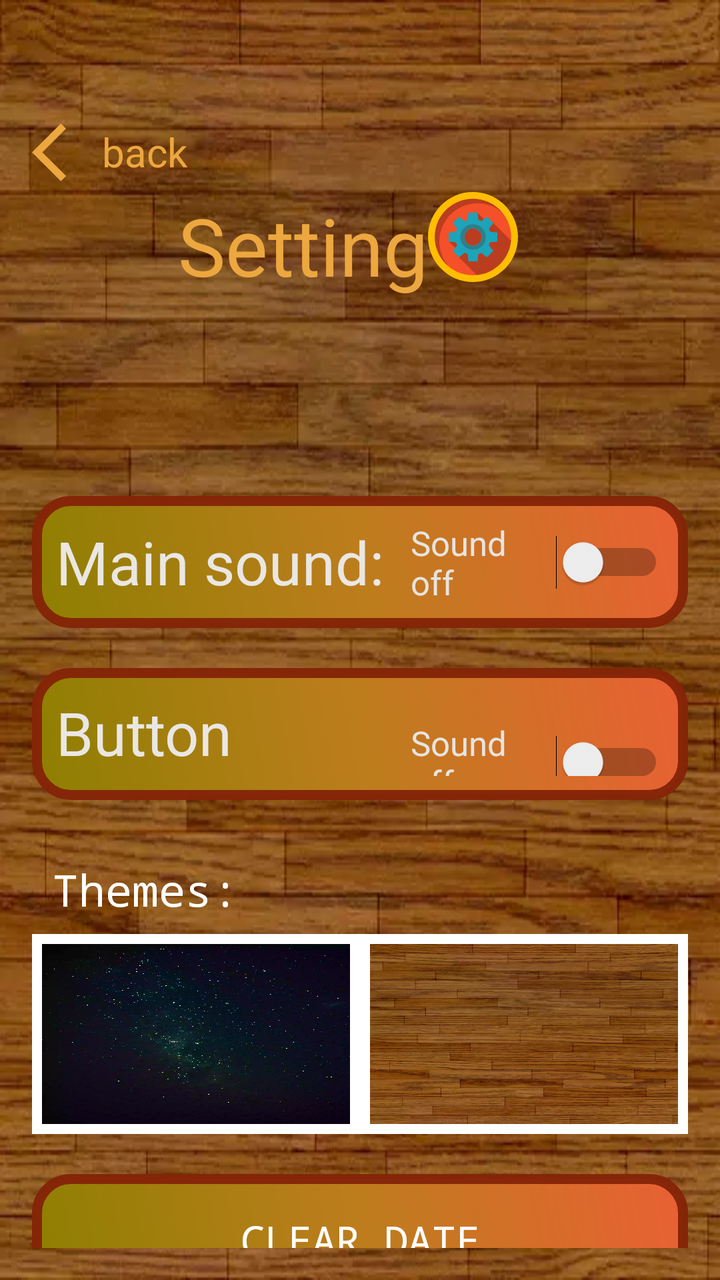
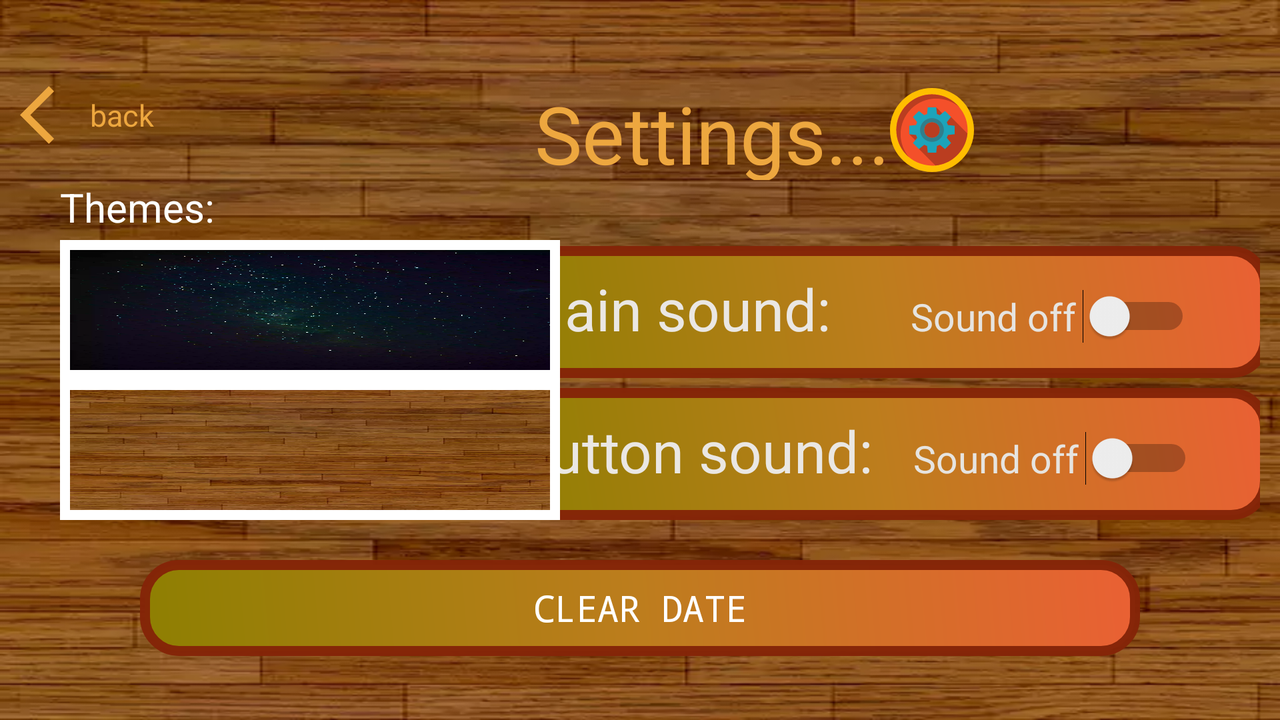

The same Android screen from two of the app's own layout files: first res/layout/ as a phone draws it, then the author's variant for another configuration, drawn on a device whose configuration selects that folder. Both files follow.
<!-- AndroidManifest.xml: application theme Theme.Lesson5.NoActionBarAndStatusBar -->
<!-- res/layout/activity_setting.xml -->
<?xml version="1.0" encoding="utf-8"?>
<FrameLayout xmlns:android="http://schemas.android.com/apk/res/android"
    xmlns:tools="http://schemas.android.com/tools"
    android:id="@+id/contest"
    android:layout_width="match_parent"
    android:layout_height="match_parent"
    android:background="@drawable/wood"
    tools:context=".ui.SettingActivity">

    <LinearLayout
        android:layout_width="match_parent"
        android:layout_height="match_parent"
        android:layout_marginTop="20dp"
        android:orientation="vertical"
        android:padding="16dp">

        <LinearLayout
            android:id="@+id/back_btn"
            android:layout_width="wrap_content"
            android:layout_height="wrap_content"
            android:layout_marginTop="20dp"
            android:onClick="onClickBack">

            <ImageView
                android:layout_width="35dp"
                android:layout_height="40dp"
                android:layout_gravity="center"
                android:src="@drawable/ic_back" />

            <TextView
                android:layout_width="wrap_content"
                android:layout_height="wrap_content"
                android:layout_gravity="center"
                android:text="back"
                android:textColor="#EDA73F"
                android:textSize="20sp" />
        </LinearLayout>

        <LinearLayout
            android:layout_width="match_parent"
            android:layout_height="52dp"
            android:layout_gravity="center"
            android:orientation="horizontal"
            android:weightSum="5">

            <TextView
                android:layout_width="0dp"
                android:layout_height="match_parent"
                android:layout_weight="1" />

            <TextView
                android:layout_width="0dp"
                android:layout_height="match_parent"
                android:layout_weight="2.5"
                android:gravity="end"
                android:text="Settings..."
                android:textColor="#EDA73F"
                android:textSize="40sp" />

            <ImageView
                android:layout_width="45dp"
                android:layout_height="45dp"
                android:gravity="start"
                android:src="@drawable/ic_settings_" />
        </LinearLayout>

        <LinearLayout
            android:layout_width="match_parent"
            android:layout_height="66dp"
            android:layout_marginTop="100dp"
            android:background="@drawable/fillbutton"
            android:orientation="horizontal"
            android:padding="12dp"
            android:weightSum="6">

            <TextView
                android:layout_width="0dp"
                android:layout_height="wrap_content"
                android:layout_gravity="center"
                android:layout_weight="3.5"
                android:text="Main sound:"
                android:textColor="#EAE7E3"
                android:textSize="30sp" />

            <Switch
                android:id="@+id/sound_switch"
                android:layout_width="0dp"
                android:layout_height="wrap_content"
                android:layout_gravity="center"
                android:layout_weight="2.5"
                android:text="@string/sound_off"
                android:textColor="#E6E4E0"
                android:textSize="17sp" />

        </LinearLayout>

        <LinearLayout
            android:layout_width="match_parent"
            android:layout_height="66dp"
            android:layout_marginTop="20dp"
            android:background="@drawable/fillbutton"
            android:orientation="horizontal"
            android:padding="12dp"
            android:weightSum="6">

            <TextView
                android:layout_width="0dp"
                android:layout_height="wrap_content"
                android:layout_weight="3.5"
                android:text="Button sound:"
                android:textColor="#EAE7E3"
                android:textSize="30sp" />

            <Switch
                android:id="@+id/sound_btn_switch"
                android:layout_width="0dp"
                android:layout_height="wrap_content"
                android:layout_weight="2.5"
                android:text="@string/sound_off"
                android:textColor="#E6E4E0"
                android:textSize="17sp" />

        </LinearLayout>
        
        <TextView
            android:layout_width="match_parent"
            android:layout_height="30dp"
            android:layout_marginTop="30dp"
            android:fontFamily="monospace"
            android:paddingStart="10dp"
            android:text="Themes:"
            android:textColor="#fff"
            android:textSize="22sp" />

        <RadioGroup
            android:layout_width="match_parent"
            android:layout_height="100dp"
            android:layout_marginTop="7dp"
            android:background="#fff"
            android:orientation="horizontal"
            android:padding="5dp"
            android:weightSum="2">

            <RadioButton
                android:id="@+id/theme1"
                android:layout_width="0dp"
                android:layout_height="match_parent"
                android:layout_marginRight="5dp"
                android:layout_weight="1"
                android:background="@drawable/again_pexels"
                android:button="@null" />

            <RadioButton
                android:id="@+id/theme2"
                android:layout_width="0dp"
                android:layout_height="match_parent"
                android:layout_marginLeft="5dp"
                android:layout_weight="1"
                android:background="@drawable/wood"
                android:button="@null" />
        </RadioGroup>

        <Button
            android:id="@+id/clear_button"
            android:layout_width="match_parent"
            android:layout_height="66dp"
            android:layout_marginTop="20dp"
            android:background="@drawable/fillbutton"
            android:clickable="true"
            android:focusable="true"
            android:fontFamily="monospace"
            android:onClick="onClickClear"
            android:text="Clear date"
            android:textColor="#fff"
            android:textSize="20sp" />
    </LinearLayout>


    


</FrameLayout>
<!-- resources referenced by this layout -->
<resources>
  <!-- drawable again_pexels: webp bitmap (drawable, 73664 bytes) -->
  <!-- drawable fillbutton (drawable) -->
  <?xml version="1.0" encoding="utf-8"?>
  <shape xmlns:android="http://schemas.android.com/apk/res/android"
      android:shape="rectangle">
      <stroke
          android:width="5dp"
          android:color="#F7852508" />
      <gradient
          android:angle="45"
          android:centerColor="#BD7D1D"
          android:endColor="#EA6034"
          android:startColor="#8E7F02" />
      <corners android:radius="17dp" />
  
  
  </shape>
  <!-- drawable ic_back (drawable) -->
  <vector xmlns:android="http://schemas.android.com/apk/res/android"
      android:width="24dp"
      android:height="24dp"
      android:autoMirrored="true"
      android:tint="#EDA73F"
      android:viewportWidth="24"
      android:viewportHeight="24">
      <path
          android:fillColor="@android:color/white"
          android:pathData="M11.67,3.87L9.9,2.1 0,12l9.9,9.9 1.77,-1.77L3.54,12z" />
  </vector>
  <!-- drawable ic_settings_: vector/xml drawable (drawable, 4382 chars, omitted) -->
  <!-- drawable wood: webp bitmap (drawable, 29798 bytes) -->
  <string name="sound_off">Sound off</string>
  <style name="Theme.Lesson5.NoActionBarAndStatusBar">
          <item name="windowActionBar">false</item>
          <item name="windowNoTitle">true</item>
          <item name="android:windowTranslucentStatus">true</item>
          <item name="android:windowTranslucentNavigation">true</item>
      </style>
</resources>
<!-- res/layout-land/activity_setting.xml (the author's variant of the layout above) -->
<!-- drawn on the phone turned sideways -->
<?xml version="1.0" encoding="utf-8"?>
<FrameLayout xmlns:android="http://schemas.android.com/apk/res/android"
    xmlns:tools="http://schemas.android.com/tools"
    android:id="@+id/contest"
    android:layout_width="match_parent"
    android:layout_height="match_parent"
    android:background="@drawable/wood"
    tools:context=".ui.SettingActivity">

    <LinearLayout
        android:layout_width="match_parent"
        android:layout_height="match_parent"
        android:orientation="vertical"
        android:padding="10dp">

        <LinearLayout
            android:layout_width="match_parent"
            android:layout_height="wrap_content"
            android:layout_gravity="center"
            android:layout_marginTop="30dp"
            android:orientation="horizontal">

            <LinearLayout
                android:id="@+id/back_btn"
                android:layout_width="wrap_content"
                android:layout_height="wrap_content"
                android:onClick="onClickBack">

                <ImageView
                    android:layout_width="35dp"
                    android:layout_height="35dp"
                    android:layout_gravity="center"
                    android:src="@drawable/ic_back" />

                <TextView
                    android:layout_width="wrap_content"
                    android:layout_height="wrap_content"
                    android:layout_gravity="center"
                    android:text="back"
                    android:textColor="#EDA73F"
                    android:textSize="15sp" />
            </LinearLayout>

            <TextView
                android:layout_width="368dp"
                android:layout_height="match_parent"
                android:layout_gravity="center"
                android:gravity="end"
                android:text="Settings..."
                android:textColor="#EDA73F"
                android:textSize="40sp" />

            <ImageView
                android:layout_width="42dp"
                android:layout_height="50dp"
                android:layout_gravity="center"
                android:src="@drawable/ic_settings_" />
        </LinearLayout>


        <LinearLayout
            android:layout_width="390dp"
            android:layout_height="66dp"
            android:layout_gravity="center"
            android:layout_marginStart="120dp"
            android:layout_marginTop="33dp"
            android:background="@drawable/fillbutton"
            android:orientation="horizontal"
            android:padding="12dp">

            <TextView
                android:layout_width="wrap_content"
                android:layout_height="wrap_content"
                android:text="Main sound:"
                android:textColor="#EAE7E3"
                android:textSize="29sp" />

            <Switch
                android:id="@+id/sound_switch"
                android:layout_width="140dp"
                android:layout_height="wrap_content"
                android:layout_marginStart="40dp"
                android:text="@string/sound_off"
                android:textColor="#E6E4E0"
                android:textSize="19sp" />

        </LinearLayout>

        <LinearLayout
            android:layout_width="390dp"
            android:layout_height="66dp"
            android:layout_gravity="center"
            android:layout_marginLeft="120dp"
            android:layout_marginTop="5dp"
            android:background="@drawable/fillbutton"
            android:orientation="horizontal"
            android:padding="12dp">

            <TextView
                android:layout_width="wrap_content"
                android:layout_height="wrap_content"
                android:text="Button sound:"
                android:textColor="#EAE7E3"
                android:textSize="29sp" />

            <Switch
                android:id="@+id/sound_btn_switch"
                android:layout_width="140dp"
                android:layout_height="wrap_content"
                android:layout_marginStart="20dp"
                android:text="@string/sound_off"
                android:textColor="#E6E4E0"
                android:textSize="19sp" />

        </LinearLayout>

        

        <Button
            android:id="@+id/clear_button"
            android:layout_width="500dp"
            android:layout_height="wrap_content"
            android:layout_gravity="center"
            android:layout_marginTop="20dp"
            android:background="@drawable/fillbutton"
            android:clickable="true"
            android:focusable="true"
            android:fontFamily="monospace"
            android:onClick="onClickClear"
            android:text="Clear date"
            android:textColor="#fff"
            android:textSize="18sp" />
    </LinearLayout>

    <FrameLayout
        android:layout_width="250dp"
        android:layout_height="170dp"
        android:layout_marginStart="30dp"
        android:layout_marginTop="90dp">

        <TextView
            android:layout_width="wrap_content"
            android:layout_height="wrap_content"
            android:text="Themes:"
            android:textColor="#fff"
            android:textSize="20sp" />

        <RadioGroup
            android:layout_width="match_parent"
            android:layout_height="wrap_content"
            android:layout_marginTop="30dp"
            android:background="#fff"
            android:checkedButton="@id/theme1"
            android:orientation="vertical"
            android:padding="5dp"
            android:weightSum="2">

            <RadioButton
                android:id="@+id/theme1"
                android:layout_width="match_parent"
                android:layout_height="0dp"
                android:layout_marginBottom="5dp"
                android:layout_weight="1"
                android:background="@drawable/again_pexels"
                android:button="@null" />

            <RadioButton
                android:id="@+id/theme2"
                android:layout_width="match_parent"
                android:layout_height="0dp"
                android:layout_marginTop="5dp"
                android:layout_weight="1"
                android:background="@drawable/wood"
                android:button="@null" />
        </RadioGroup>
    </FrameLayout>


</FrameLayout>
